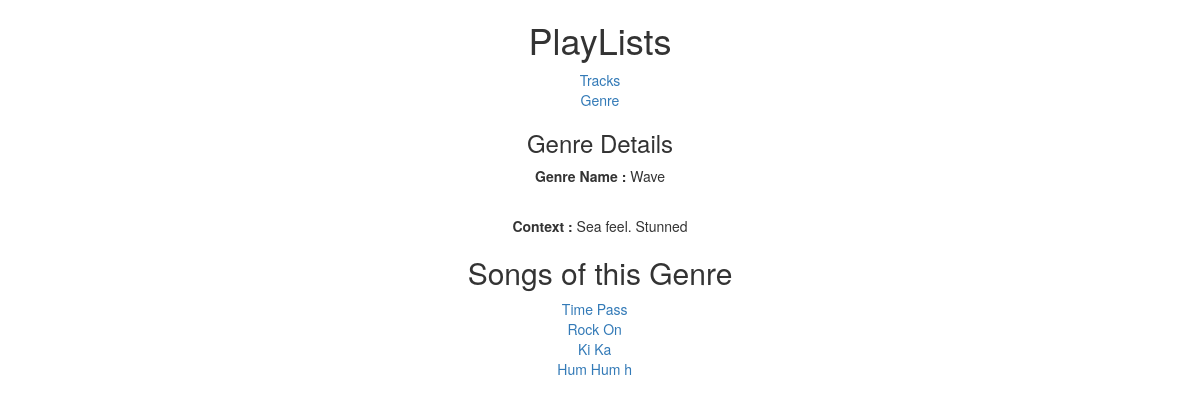
Before: /greedy/genre/7/ with the older database file.
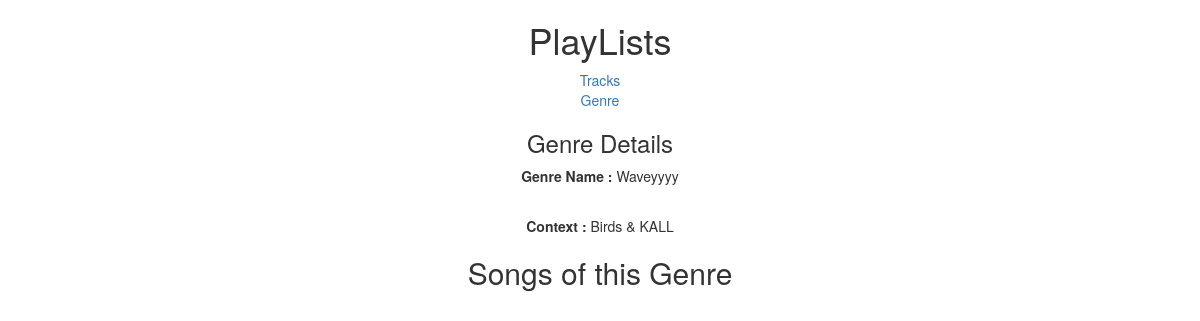
After: the same page with the newer database file.
### greedy/models.py (models this page shows, shortened)
class Genre(models.Model):
    name = models.CharField(max_length=20,unique=True)
    context = models.CharField(max_length=200, null = True, blank= True)
    class Meta:
        verbose_name_plural = "Genres"
        ordering = ["-name"]

class Track(models.Model):
    genre = models.ForeignKey('Genre', null = True)
    name = models.CharField(max_length=30, unique= True)
    class Meta:
        verbose_name_plural = "Tracks"
        ordering = ["-name"]

### greedy/views.py (the view)
# urls.py: url(r'^genre/(?P<pk>\d+)/$', views.GenreDetail.as_view(), name = 'genre_details'),
class GenreDetail(DetailView):
    model = Genre
    def get_context_data(self, **kwargs):
        context = super(self.__class__, self).get_context_data(**kwargs)
        genre_id = self.object.id
        genre = Genre.objects.get(id=genre_id)
        tracks = Track.objects.filter(genre=genre)
        context['tracks'] = tracks
        return context

### greedy/templates/greedy/genre_detail.html (shortened to what this page needs)
{% extends "greedy/index.html" %}
{% block hello %}
	<h3 align="center"> Genre Details</h3>
{% endblock %}
{% block content %}
	<p align="center" i><strong>Genre Name :</strong> {{ object.name }}</p> &nbsp;
    &nbsp;&nbsp;&nbsp;&nbsp;&nbsp;<p align = "center"><strong>Context :</strong> {{ object.context }}</p>
    <div align="center">
    <h2>Songs of this Genre</h2>
        <table align="center">
        {% for entry in tracks %}
            <div class="genre_disp" align="center">
                <ul>
                    <div class="col-lg-12" align="center">
                        <div class="col-lg-16" align="center">
                        <a id="song" href =  "{% url 'track_details' entry.id %}">{{ entry.name }}</a>
                        </div>
                    </div>
                </ul>
            </div>
        </table>
    </div>
	{% endfor %}
{% endblock %}

Changed rows visible on the page:
no longer on this page (row edited): Track: name "Time Pass"
no longer on this page (row edited): Track: name "Rock On"
no longer on this page (row edited): Track: name "Ki Ka"
no longer on this page (row edited): Track: name "Hum Hum h"
changed Genre: name "Wave" → "Waveyyyy"; context "Sea feel. Stunned" → "Birds & KALL"
